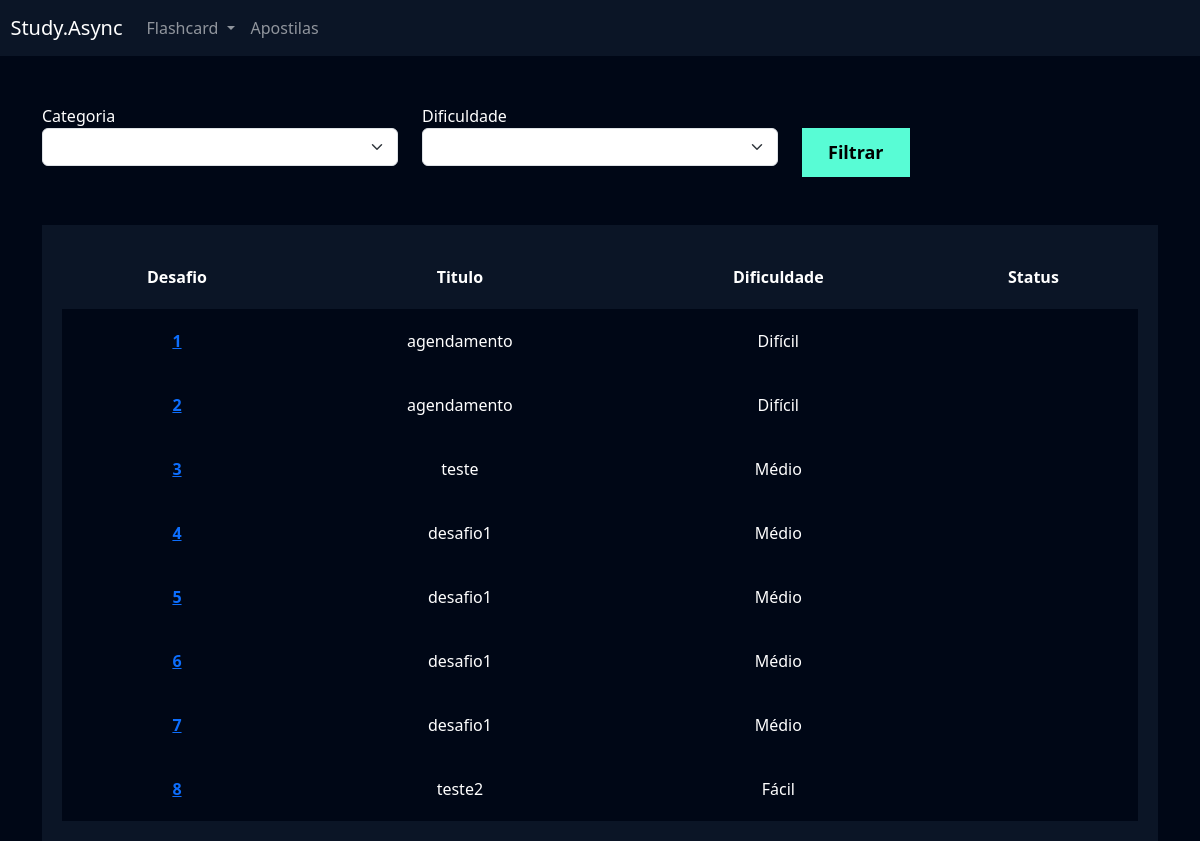
Page /flashcard/listar_desafio/ (signed in) on the committed database.
### flashcard/models.py (models this page shows, shortened)
class Desafio(models.Model):
    user = models.ForeignKey(User, on_delete=models.DO_NOTHING)
    titulo = models.CharField(max_length=100)
    categoria = models.ManyToManyField(Categoria)
    quantidade_perguntas = models.IntegerField()
    dificuldade = models.CharField(
        max_length=1, choices=Flashcard.DIFICULDADE_CHOICES
    )
    flashcards = models.ManyToManyField(FlashcardDesafio)

### flashcard/views.py (the view)
# urls.py: path('listar_desafio/', views.listar_desafio, name='listar_desafio'),
def listar_desafio(request):
    desafios = Desafio.objects.filter(user=request.user)
    return render(
        request,
        'listar_desafio.html',
        {
            'desafios': desafios,
        },
    )

### flashcard/templates/listar_desafio.html (shortened to what this page needs)
{% extends "base.html" %}
{% load static %}
{% block 'cabecalho' %}
    <link href="{% static 'usuarios/css/cadastro.css' %}" rel="stylesheet">
    <link href="{% static 'flashcard/css/novo_flashcard.css' %}" rel="stylesheet">
    <link href="{% static 'flashcard/css/iniciar_desafio.css' %}" rel="stylesheet">
    <link href="{% static 'flashcard/css/desafio.css' %}" rel="stylesheet">
    <link href='https://unpkg.com/boxicons@2.1.4/css/boxicons.min.css' rel='stylesheet'>
{% endblock 'cabecalho' %}
{% block 'conteudo' %}
{%include "partials/header.html"%}
    <div class="container">
        <br>
        <br>
        <div class="row">
            <div class="col-md">
                <form action="}" method="GET">
                <label for="">Categoria</label>
                <select name="categoria" class="form-select">
                </select>
            </div>
            <div class="col-md">
                <label for="">Dificuldade</label>
                <select name="dificuldade" class="form-select">
                </select>
            </div>
            <div class="col-md">
                <br>
                <input type="submit" value="Filtrar" class="btn-cadastro">
            </div>
        </div>
        <br>
        <br>
        <div class="box-listar">
            <table>
                <thead>
                  <tr>
                    <th scope="col">Desafio</th>
                    <th scope="col">Titulo</th>
                    <th scope="col">Dificuldade</th>
                    <th scope="col">Status</th>
                  </tr>
                </thead>
                <tbody>
                    {% for desafio in desafios %}
                        <tr class="linha">
                            <th><a href="{% url 'desafio' desafio.id %}">{{desafio.id}}</a></th>
                            <td>{{desafio.titulo}}</td>
                            <td>{{desafio.get_dificuldade_display}}</td>
                            <td>{{desafio.status}}</td>
                        </tr>
                  {% endfor %}
                </tbody>
              </table>
        </div>
    </div>
{% endblock 'conteudo' %}

### templates/static/geral/css/base.css (style rules this page uses)
:root { --main-color: #0b1526; --dark-color: #000716; --secondary-dark-color: rgb(15, 2, 26); --light-color: #00c1f3; --contrast-color: #f4c96b; --differential-color: #58fcd5; }
body { background-color: var(--dark-color) !important; color: white !important; }

### templates/static/usuarios/css/cadastro.css (style rules this page uses)
* { margin: 0; padding: 0; }
.btn-cadastro { padding: 10px; background-color: #58fcd5; border: none; border: 1px solid #58fcd5; font-size: 18px; font-weight: bold; padding-left: 25px; padding-right: 25px; }

### templates/static/flashcard/css/desafio.css (style rules this page uses)
.box-listar { background-color: #0b1526; padding: 20px; }
table { width: 100%; padding: 20px; text-align: center; }
.linha { height: 40px; background-color: var(--dark-color); padding: 20px; }
td, th { padding: 20px; }
tr { background-color: var(--main-color); }

### rows in the picture
Desafio: id "1", titulo "agendamento", dificuldade "Difícil"
Desafio: id "2", titulo "agendamento", dificuldade "Difícil"
Desafio: id "3", titulo "teste", dificuldade "Médio"
Desafio: id "4", titulo "desafio1", dificuldade "Médio"
Desafio: id "5", titulo "desafio1", dificuldade "Médio"
Desafio: id "6", titulo "desafio1", dificuldade "Médio"
Desafio: id "7", titulo "desafio1", dificuldade "Médio"
Desafio: id "8", titulo "teste2", dificuldade "Fácil"
